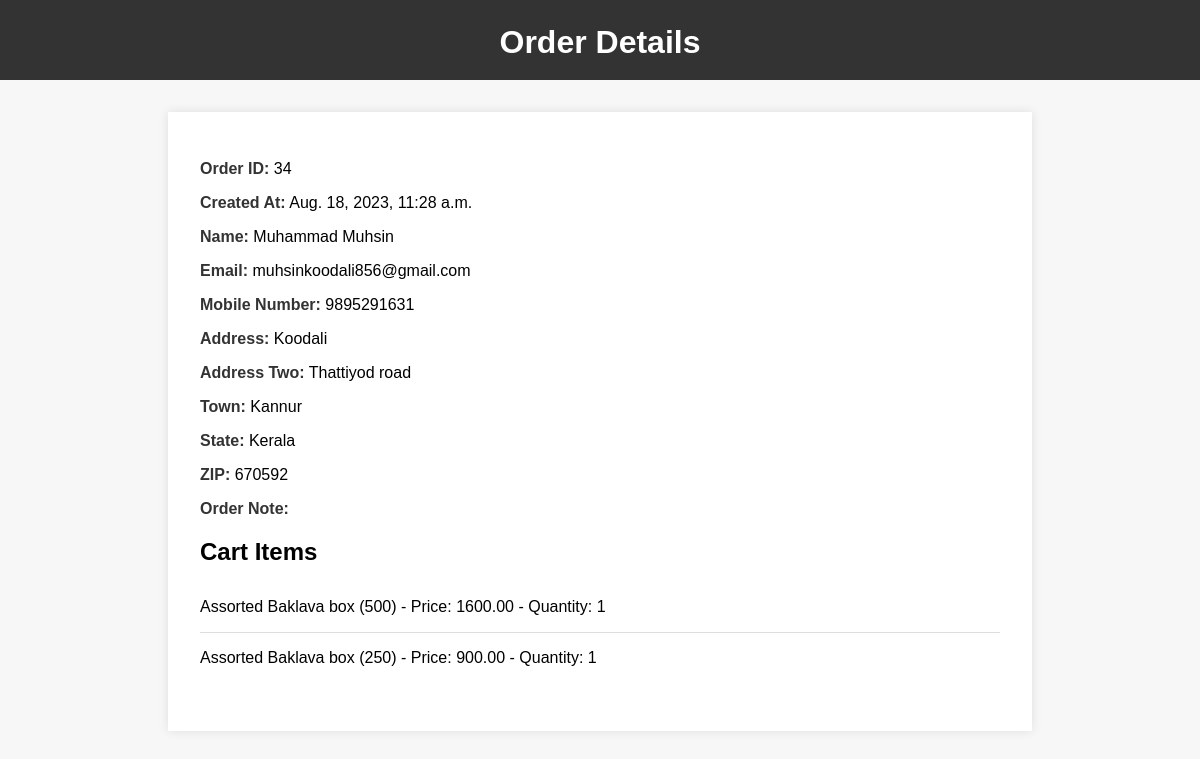
Page /order_view/34/ (signed in) on the committed database.
### Core/models.py (models this page shows, shortened)
class Order(models.Model):
    cart = models.ManyToManyField(Cart)
    first_name = models.CharField(max_length=200, null=True, blank=True)
    last_name = models.CharField(max_length=200, null=True, blank=True)
    email = models.EmailField( null=True, blank=True)
    mobile_number = models.CharField(max_length=50, null=True, blank=True)
    address = models.CharField(max_length=200, null=True, blank=True)
    address_two = models.CharField(max_length=50, null=True, blank=True)
    town = models.CharField(max_length=50, null=True, blank=True)
    state = models.CharField(max_length=100, null=True, blank=True)
    zip = models.CharField(max_length=100, null=True, blank=True)
    order_note = models.CharField(max_length=500, null=True, blank=True)
    created_at = models.DateTimeField(auto_now_add=True)

class Cart(models.Model):
    user_session_key = models.CharField(max_length=100)
    product = models.ForeignKey(Product, on_delete=models.CASCADE)
    quantity = models.PositiveIntegerField(default=1)
    ordered = models.BooleanField(default=False)

class Product(models.Model):
    name = models.CharField(max_length=100)
    image = models.ImageField(upload_to='product_image', null=True)
    price = models.DecimalField(max_digits=10, decimal_places=2)
    description = models.CharField(max_length=100, null=True, blank=True)

### Core/views.py (the view)
# urls.py: path('order_view/<int:order_id>/', order_view, name='order_view'),
@login_required
def order_view(request, order_id):
    order = Order.objects.get(id=order_id)
    context = {'order': order}
    return render(request, 'Core/order_view.html', context)

### templates/Core/order_view.html (shortened to what this page needs)
<!DOCTYPE html>
<html>
<head>
</head>
<body>
<header>
    <h1>Order Details</h1>
</header>
<div class="container">
    <p><strong>Order ID:</strong> {{ order.id }}</p>
    <p><strong>Created At:</strong> {{ order.created_at }}</p>
    <p><strong>Name:</strong> {{ order.first_name }} {{ order.last_name }}</p>
    <p><strong>Email:</strong> {{ order.email }}</p>
    <p><strong>Mobile Number:</strong> {{ order.mobile_number }}</p>
    <p><strong>Address:</strong> {{ order.address }}</p>
    <p><strong>Address Two:</strong> {{ order.address_two }}</p>
    <p><strong>Town:</strong> {{ order.town }}</p>
    <p><strong>State:</strong> {{ order.state }}</p>
    <p><strong>ZIP:</strong> {{ order.zip }}</p>
    <p><strong>Order Note:</strong> {{ order.order_note }}</p>
    <h2>Cart Items</h2>
    <ul>
        {% for cart_item in order.cart.all %}
            <li>{{ cart_item.product.name }} - Price: {{ cart_item.product.price }} - Quantity: {{ cart_item.quantity }}</li>
        {% endfor %}
    </ul>
</div>
</body>
</html>

### templates/Core/order_view.html (style rules this page uses)
body { font-family: Arial, sans-serif; background-color: #f7f7f7; margin: 0; padding: 0; }
header { background-color: #333; color: #fff; text-align: center; padding: 3px; }
.container { max-width: 800px; margin: 2rem auto; padding: 2rem; background-color: #fff; box-shadow: 0 0 10px rgba(0, 0, 0, 0.1); }
h1 { font-size: 2rem; margin-bottom: 1rem; }
h2 { font-size: 1.5rem; margin-bottom: 1rem; }
strong { color: #333; }
ul { list-style: none; padding: 0; }
li { border-bottom: 1px solid #ddd; padding: 1rem 0; }
li:last-child { border-bottom: none; }

### rows in the picture
Order: id "34", created_at "Aug. 18, 2023, 11:28 a.m.", first_name "Muhammad", last_name "Muhsin", email "muhsinkoodali856@gmail.com", mobile_number "9895291631", address "Koodali", address_two "Thattiyod road", town "Kannur", state "Kerala", zip "670592"
Cart: product.name "Assorted Baklava box (500)", product.price "1600.00", quantity "1"
Cart: product.name "Assorted Baklava box (250)", product.price "900.00", quantity "1"
